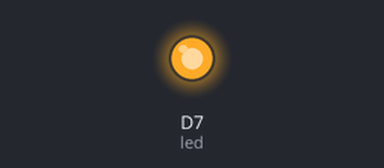
A sketch run on a simulated ESP8266 (NodeMCU). Shown: output pins drawn as LEDs (lit = HIGH).

Above: at 0.7 s.
At 36.0 s:
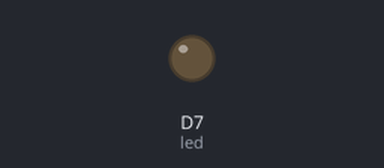
Timing chart, 0 to 38.4 s (numbered marks = the images above):
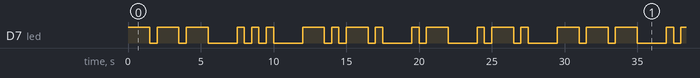

The sketch:

name.ino
```cpp
#include <map>
#include <string>

int led = D7;
#define TIME_UNIT 500

std::map<std::string, std::string> letters = {
    {"a", ".-"},
    {"b", "-..."},
    {"c", "-.-."},
    {"d", "-.."},
    {"e", "."},
    {"f", "..-."},
    {"g", "--."},
    {"h", "...."},
    {"i", ".."},
    {"j", ".---"},
    {"k", "-.-"},
    {"l", ".-.."},
    {"m", "--"},
    {"n", "-."},
    {"o", "---"},
    {"p", ".--."},
    {"q", "--.-"},
    {"r", ".-."},
    {"s", "..."},
    {"t", "-"},
    {"u", "..-"},
    {"v", "...-"},
    {"w", ".--"},
    {"x", "-..-"},
    {"y", "-.--"},
    {"z", ".."}
};
std::string w;

void blink_word(std::string word) {
    for (char& ch : word) {
        blink_letter(ch);
        delay(TIME_UNIT * 3);
    }
}

void blink_letter(char ch) {
    std::string morse = letters[std::string(1, ch)];
    for (char& mc : morse) {
        mc == '.' ? dot() : dash();
        delay(TIME_UNIT);
    }
}

void dash() {
    digitalWrite(led, HIGH);
    delay(TIME_UNIT * 3);
    digitalWrite(led, LOW);
}

void dot() {
    digitalWrite(led, HIGH);
    delay(TIME_UNIT);
    digitalWrite(led, LOW);
}

void setup() {
    pinMode(led, OUTPUT);
    w = "oscar";
}

void loop() {
    blink_word(w);
}
```

Measured:
- by itself, D7 (led): moves between LOW and HIGH, repeating every 29.5 s
- by itself, everything shown: repeats every 29.5 s, in 30 steps
